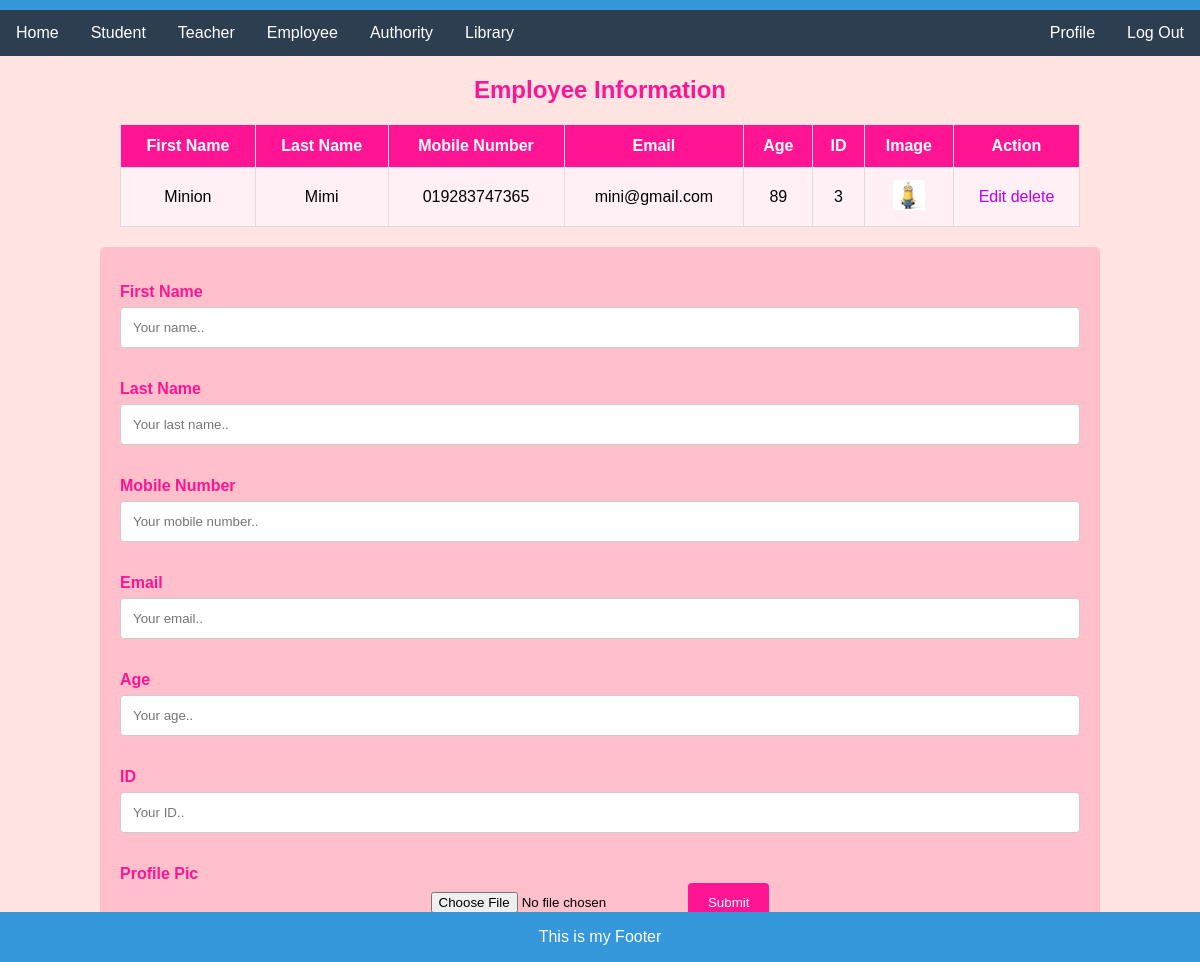
The app's page /employeePage (signed in), older data.
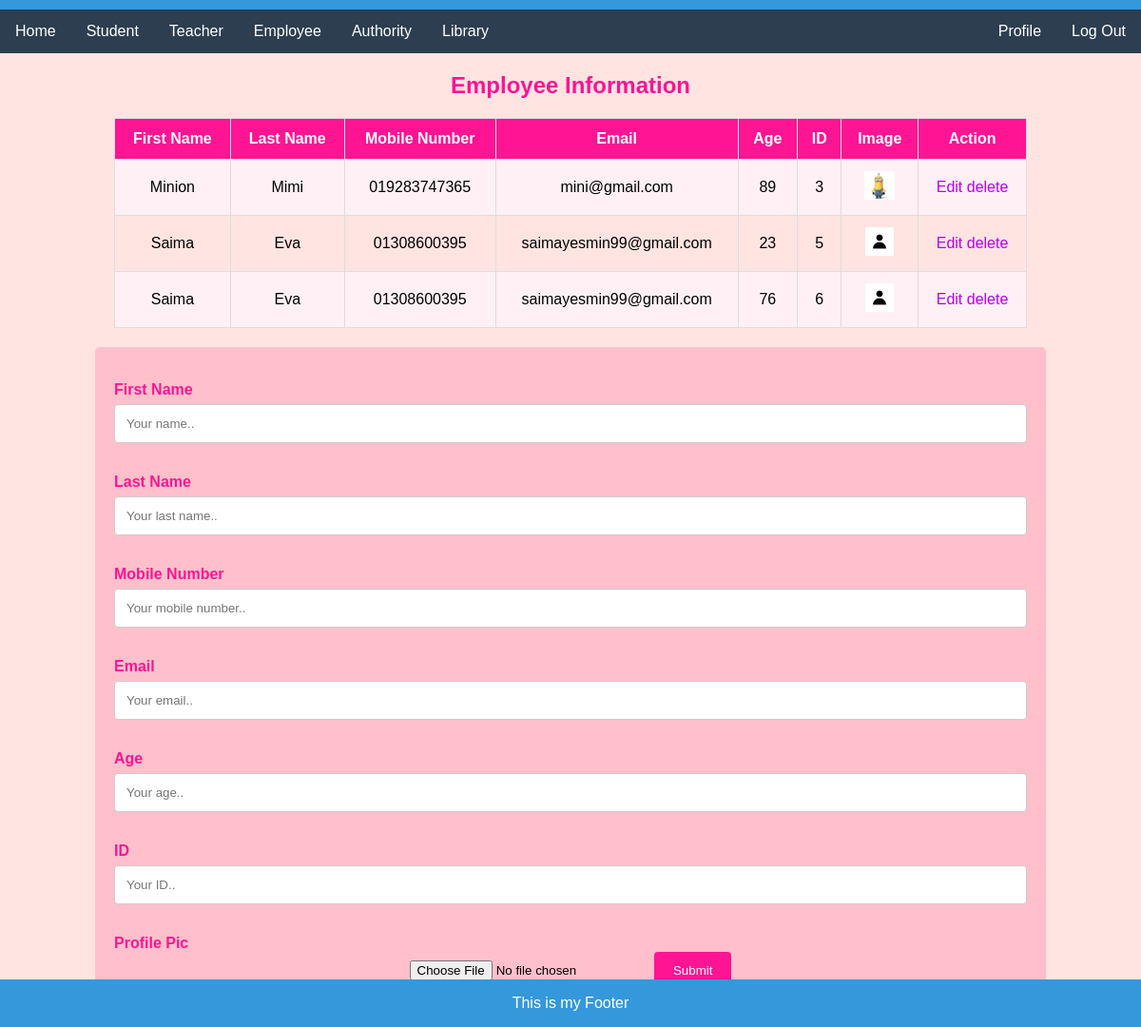
The same page, newer data.
### myApp/models.py (models this page shows, shortened)
class Employees(models.Model):
    First_Name=models.CharField(max_length=100, null=True)
    Last_Name=models.CharField(max_length=100, null=True)
    Mobile=models.CharField(max_length=100, null=True)
    Email=models.CharField(max_length=100, null=True)
    Age=models.CharField(max_length=100, null=True)
    ID=models.IntegerField(max_length=100, null=True)
    profile_pic=models.ImageField(upload_to="media/profile_pic",null=True)

### myProject/views.py (the view)
# urls.py: path('employeePage',employeePage,name="employeePageUrl"),
@login_required
def employeePage(request):
    employee = Employees.objects.all()
    context={
        "emp":employee,
    }
    return render(request,"employee.html",context)

### template/employee.html (shortened to what this page needs)
{% extends "home.html" %}
{% block content %}
<!DOCTYPE html>
<html lang="en">
<head>
</head>
<body>
  <h2>Employee Information</h2>
  <table>
    <tr>
      <th>First Name</th>
      <th>Last Name</th>
      <th>Mobile Number</th>
      <th>Email</th>
      <th>Age</th>
      <th>ID</th>
      <th>Image</th>
      <th>Action</th>
    </tr>
    {% for i in emp %}
    <tr>
      <td>{{i.First_Name}}</td>
      <td>{{i.Last_Name}}</td>
      <td>{{i.Mobile}}</td>
      <td>{{i.Email}}</td>
      <td>{{i.Age}}</td>
      <td>{{i.ID}}</td>
      <td>
        <img src="/media/{{i.profile_pic}}" height="30px">
      </td>
      <td>
        <a href="{% url 'editEmployee' i.id  %}">Edit</a>
        <a href="{% url 'deleteEmployee' i.id  %}">delete</a>
      </td>
    </tr>
    {% endfor %}
  </table>
  <div class="container">
    <form action="{%url 'employeeAdd'%}" method='post'enctype="multipart/form-data">
    <form>
      <label for="fname">First Name</label>
      <input type="text" id="fname" name="fname" placeholder="Your name..">
      <label for="lastname">Last Name</label>
      <input type="text" id="lastname" name="lname" placeholder="Your last name..">
      <label for="Mobile">Mobile Number</label>
      <input type="text" id="lname" name="mobile" placeholder="Your mobile number..">
      <label for="email">Email</label>
      <input type="text" id="email" name="email" placeholder="Your email..">
      <label for="age">Age</label>
      <input type="text" id="age" name="age" placeholder="Your age..">
      <label for="ID">ID</label>
      <input type="text" id="ID" name="ID" placeholder="Your ID..">
      <label for="age">Profile Pic</label>
      <input type="file" id="age" name="profile_pic" placeholder="Your Picture..">
      <input type="submit" value="Submit">
    </form>
  </div>
</body>
</html>
{% endblock %}

### template/home.html (shortened to what this page needs)
<!DOCTYPE html>
<html lang="en">
<head>
</head>
<body>
    {% include "navbar.html" %}
   {% block content %}{% endblock %}
   {% include "footer.html" %}
</body>
</html>

### template/navbar.html
{% block content%}
<header>
</header>
<nav>
    <a href="{% url 'homePageUrl' %}">Home</a>
    <a href="{% url 'studentPageUrl' %}">Student</a>
    <a href="{% url 'teacherPageUrl' %}">Teacher</a>
    <a href="{% url 'employeePageUrl' %}">Employee</a>
    <a href="{% url 'authorityPageUrl' %}">Authority</a>
    <a href="{% url 'libraryPageUrl' %}">Library</a>
    <a style="float:right" class="active" href="{% url 'logoutPage'%}">Log Out</a>
    <a style="float:right" class="active" href="{% url 'myprofile' %}">Profile</a>
</nav>
{% endblock %}

### template/footer.html
{% block content%}
<footer>
    <p>This is my Footer</p>
</footer>
{% endblock %}

### template/home.html (style rules this page uses)
body { font-family: 'Arial', sans-serif; margin: 0; padding: 0; background-color: #f9f9f9; height: 20000; }
header { background-color: #3498db; color: #fff; padding: 5px; text-align: center; }
nav { background-color: #2c3e50; overflow: hidden; }
nav a { display: block; color: white; text-align: center; padding: 14px 16px; text-decoration: none; transition: background-color 0.3s; }
nav a:not(:last-child) { float: left; }
nav a:last-child { float: none; }
.container { max-width: 1200px; margin: 20px auto; padding: 20px; background-color: #ecf0f1; border-radius: 8px; }
h2 { color: #3498db; }
footer { background-color: #3498db; color: white; padding: 0px; position: fixed; bottom: 0; width: 100%; text-align: center; }
body { font-family: Arial, Helvetica, sans-serif; text-align: center; background-color: #f2f2f2; }
h2 { color: #04AA6D; }
table { font-family: Arial, sans-serif; border-collapse: collapse; width: 80%; margin: 20px auto; }
th, td { border: 1px solid #dddddd; text-align: center; padding: 12px; }
th { background-color: #04AA6D; color: white; }
tr:nth-child(even) { background-color: #f9f9f9; }
.container { border-radius: 5px; background-color: #ffffff; padding: 20px; width: 80%; margin: 20px auto; }
label { display: block; margin-top: 16px; color: #04AA6D; font-weight: bold; text-align: left; }
input[type=text] { width: 100%; padding: 12px; border: 1px solid #ccc; border-radius: 4px; box-sizing: border-box; margin-top: 6px; margin-bottom: 16px; resize: vertical; }
input[type=submit] { background-color: #04AA6D; color: white; padding: 12px 20px; border: none; border-radius: 4px; cursor: pointer; }
a { text-decoration: none; color: rgb(183, 0, 255); }

### template/employee.html (style rules this page uses)
body { font-family: Arial, Helvetica, sans-serif; text-align: center; background-color: #ffe4e1; }
h2 { color: #ff1493; }
table { font-family: Arial, sans-serif; border-collapse: collapse; width: 80%; margin: 20px auto; }
th, td { border: 1px solid #dddddd; text-align: center; padding: 12px; }
th { background-color: #ff1493; color: white; }
tr:nth-child(even) { background-color: #fff0f5; }
.container { border-radius: 5px; background-color: #ffc0cb; padding: 20px; width: 80%; margin: 20px auto; }
label { display: block; margin-top: 16px; color: #ff1493; font-weight: bold; text-align: left; }
input[type=text] { width: 100%; padding: 12px; border: 1px solid #ccc; border-radius: 4px; box-sizing: border-box; margin-top: 6px; margin-bottom: 16px; resize: vertical; }
input[type=submit] { background-color: #ff1493; color: white; padding: 12px 20px; border: none; border-radius: 4px; cursor: pointer; }

Row changes from the older to the newer data that the page shows:
added Employees: First_Name "Saima", Last_Name "Eva", Mobile "01308600395", Email "saimayesmin99@gmail.com", Age "23", ID "5", profile_pic (placeholder picture)
added Employees: First_Name "Saima", Last_Name "Eva", Mobile "01308600395", Email "saimayesmin99@gmail.com", Age "76", ID "6", profile_pic (placeholder picture)
